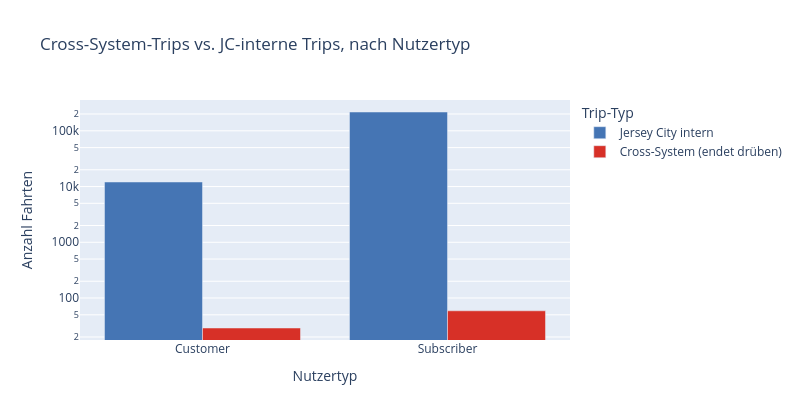

Notebook code cell kept with this figure:
### Code cell
fig = px.bar(
    df_cross_system,
    x="USER_TYPE",
    y="TRIP_COUNT",
    color="TRIP_TYPE",
    barmode="group",
    title="Cross-System-Trips vs. JC-interne Trips, nach Nutzertyp",
    labels={"USER_TYPE": "Nutzertyp", "TRIP_COUNT": "Anzahl Fahrten", "TRIP_TYPE": "Trip-Typ"},
    color_discrete_map={"Jersey City intern": "#4575b4", "Cross-System (endet drüben)": "#d73027"},
    log_y=True
)
fig.update_layout(height=420, width=800)
fig.show()

### Figure 1 — Plotly figure (JSON) as saved in the notebook; plotly's stock layout.template omitted (floating-point values rounded to 4 significant figures)
{"data": [{"alignmentgroup": "True", "hovertemplate": "Trip-Typ=Jersey City intern<br>Nutzertyp=%{x}<br>Anzahl Fahrten=%{y}<extra></extra>", "legendgroup": "Jersey City intern", "marker": {"color": "#4575b4", "pattern": {"shape": ""}}, "name": "Jersey City intern", "offsetgroup": "Jersey City intern", "orientation": "v", "showlegend": true, "textposition": "auto", "type": "bar", "x": ["Customer", "Subscriber"], "xaxis": "x", "y": [12070, 217396], "yaxis": "y"}, {"alignmentgroup": "True", "hovertemplate": "Trip-Typ=Cross-System (endet drüben)<br>Nutzertyp=%{x}<br>Anzahl Fahrten=%{y}<extra></extra>", "legendgroup": "Cross-System (endet drüben)", "marker": {"color": "#d73027", "pattern": {"shape": ""}}, "name": "Cross-System (endet drüben)", "offsetgroup": "Cross-System (endet drüben)", "orientation": "v", "showlegend": true, "textposition": "auto", "type": "bar", "x": ["Subscriber", "Customer"], "xaxis": "x", "y": [59, 29], "yaxis": "y"}], "layout": {"barmode": "group", "height": 420, "legend": {"title": {"text": "Trip-Typ"}, "tracegroupgap": 0}, "title": {"text": "Cross-System-Trips vs. JC-interne Trips, nach Nutzertyp"}, "width": 800, "xaxis": {"anchor": "y", "domain": [0, 1], "title": {"text": "Nutzertyp"}}, "yaxis": {"anchor": "x", "domain": [0, 1], "title": {"text": "Anzahl Fahrten"}, "type": "log"}}}
